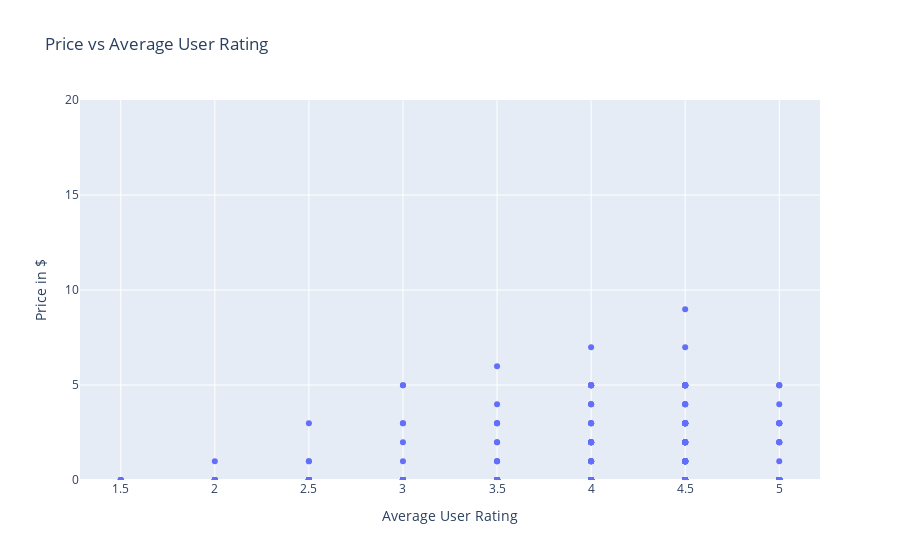

The notebook cell saved with this chart:
### Markdown cell above
### <font color=darklimegreen>MOST OF THE APPS PRICES BETWEEN<font color=orange> 0 TO 10 DOLLARS </font></font>


# <font color=cornflowerblue>2.Price vs Average User Rating</font>

### Code cell
import plotly.graph_objects as go
fig = go.Figure(data=go.Scatter(                
                x=data['Average User Rating'],
                y=data['Price'],
                mode='markers'))

fig.update_yaxes(range=[0, 20])

fig.update_layout(title_text='Price vs Average User Rating',
    xaxis_title_text='Average User Rating',
    yaxis_title_text='Price in $',)
fig.show()

### Figure 1 — Plotly figure (JSON) as saved in the notebook; plotly's stock layout.template omitted (floating-point values rounded to 4 significant figures; data arrays with more than 128 entries replaced by an {"elided": "..."} marker saying what was removed)
{"data": [{"mode": "markers", "type": "scatter", "x": {"elided": "1935 str values"}, "y": {"elided": "1935 str values"}}], "layout": {"title": {"text": "Price vs Average User Rating"}, "xaxis": {"title": {"text": "Average User Rating"}}, "yaxis": {"range": [0, 20], "title": {"text": "Price in $"}}}}
